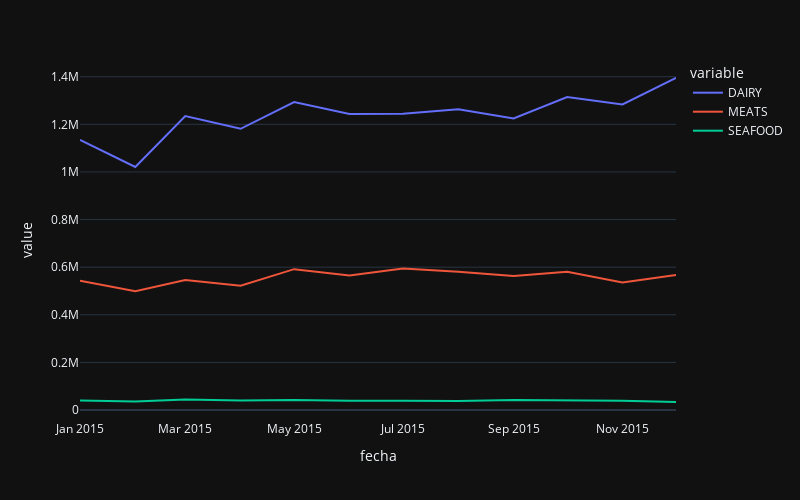

Notebook cell for this chart:
### Code cell
import pandas as pd
import matplotlib.pyplot as plt


df = pd.read_csv("../../../data/tiendas_procesado.csv", index_col="fecha")
df

plt.rcParams["figure.figsize"] = (15, 3)
plt.style.use("bmh")

# ax = df.plot.line(figsize=(10, 5))

# ax.xaxis.grid(color='g', linestyle='-', linewidth=0.5)
# ax.yaxis.grid(color='b', linestyle='--', linewidth=0.5)

import seaborn as sns

plt.figure(figsize=(10, 5))

sns.set_style("ticks")
sns.set_theme("paper")

plt.grid(
    visible=False,
    axis='x'
)

bx = sns.lineplot(data=df)

import plotly.express as px

fig = px.line(
    df, width=800,
    height=500,
    template='plotly_dark'
)

fig.update_xaxes(showgrid=False)
fig.update_yaxes(
    showgrid=True,
    secondary_y=True
)

### Figure 1 — Plotly figure (JSON) as saved in the notebook; plotly's stock layout.template omitted (floating-point values rounded to 4 significant figures)
{"data": [{"hovertemplate": "variable=DAIRY<br>fecha=%{x}<br>value=%{y}<extra></extra>", "legendgroup": "DAIRY", "line": {"color": "#636efa", "dash": "solid"}, "marker": {"symbol": "circle"}, "mode": "lines", "name": "DAIRY", "orientation": "v", "showlegend": true, "x": ["2015-01", "2015-02", "2015-03", "2015-04", "2015-05", "2015-06", "2015-07", "2015-08", "2015-09", "2015-10", "2015-11", "2015-12"], "xaxis": "x", "y": [1134521, 1020747, 1234851, 1181180, 1293308, 1243588, 1244815, 1263428, 1224619, 1314827, 1283672, 1394582], "yaxis": "y", "type": "scatter"}, {"hovertemplate": "variable=MEATS<br>fecha=%{x}<br>value=%{y}<extra></extra>", "legendgroup": "MEATS", "line": {"color": "#EF553B", "dash": "solid"}, "marker": {"symbol": "circle"}, "mode": "lines", "name": "MEATS", "orientation": "v", "showlegend": true, "x": ["2015-01", "2015-02", "2015-03", "2015-04", "2015-05", "2015-06", "2015-07", "2015-08", "2015-09", "2015-10", "2015-11", "2015-12"], "xaxis": "x", "y": [543100.0, 498700.0, 546500.0, 522300.0, 591700.0, 565000.0, 594900.0, 581200.0, 562700.0, 580800.0, 535900.0, 567400.0], "yaxis": "y", "type": "scatter"}, {"hovertemplate": "variable=SEAFOOD<br>fecha=%{x}<br>value=%{y}<extra></extra>", "legendgroup": "SEAFOOD", "line": {"color": "#00cc96", "dash": "solid"}, "marker": {"symbol": "circle"}, "mode": "lines", "name": "SEAFOOD", "orientation": "v", "showlegend": true, "x": ["2015-01", "2015-02", "2015-03", "2015-04", "2015-05", "2015-06", "2015-07", "2015-08", "2015-09", "2015-10", "2015-11", "2015-12"], "xaxis": "x", "y": [40470.0, 36070.0, 43810.0, 39980.0, 42510.0, 38780.0, 38540.0, 37770.0, 41910.0, 41420.0, 38820.0, 33730.0], "yaxis": "y", "type": "scatter"}], "layout": {"xaxis": {"anchor": "y", "domain": [0, 1], "title": {"text": "fecha"}, "showgrid": false}, "yaxis": {"anchor": "x", "domain": [0, 1], "title": {"text": "value"}}, "legend": {"title": {"text": "variable"}, "tracegroupgap": 0}, "margin": {"t": 60}, "height": 500, "width": 800}}
